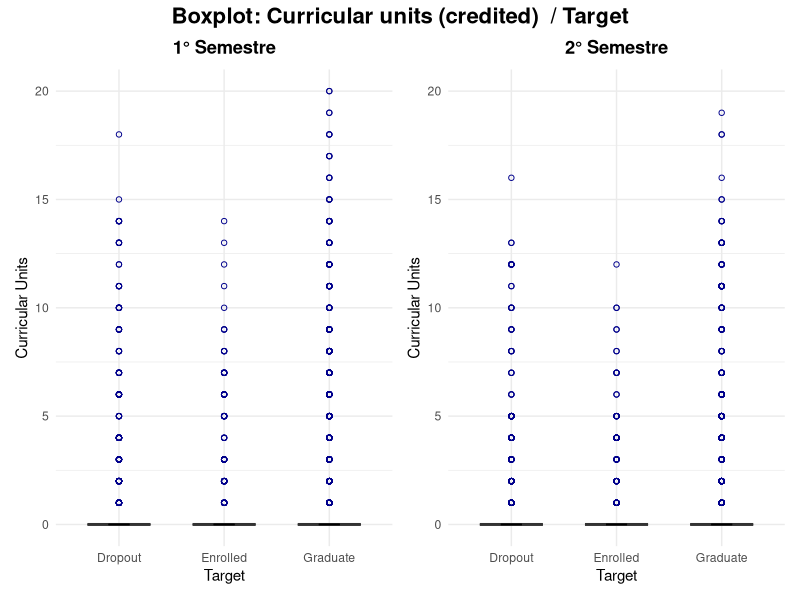
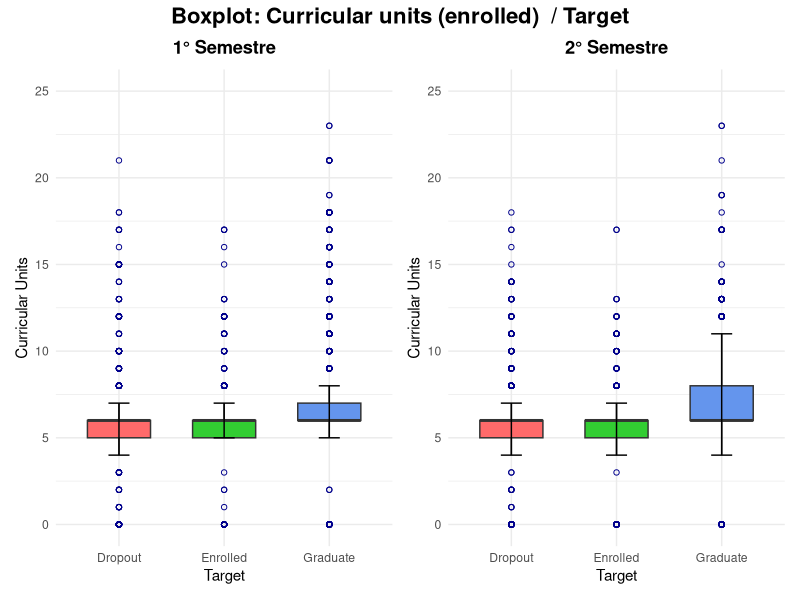
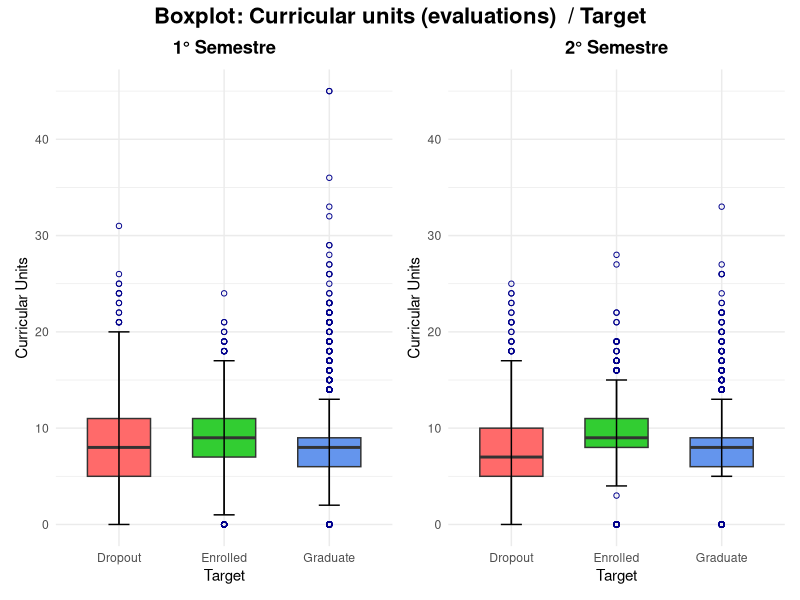
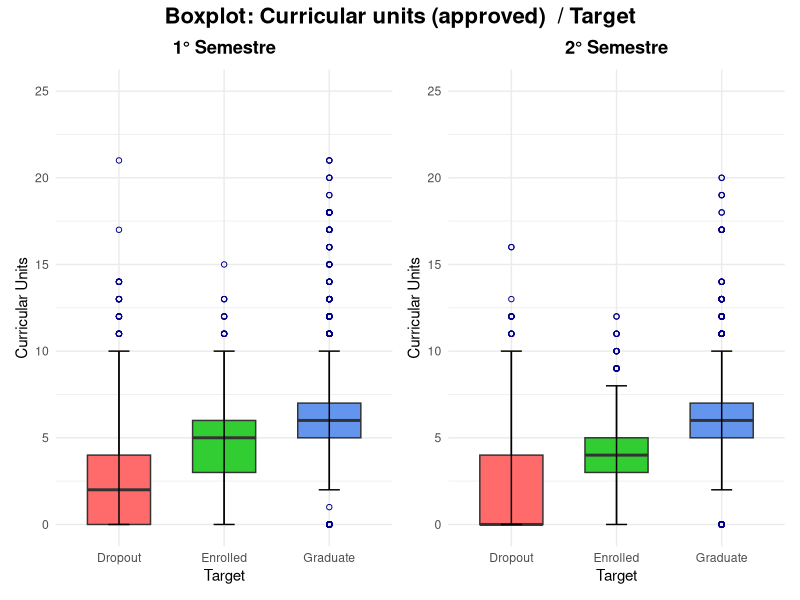
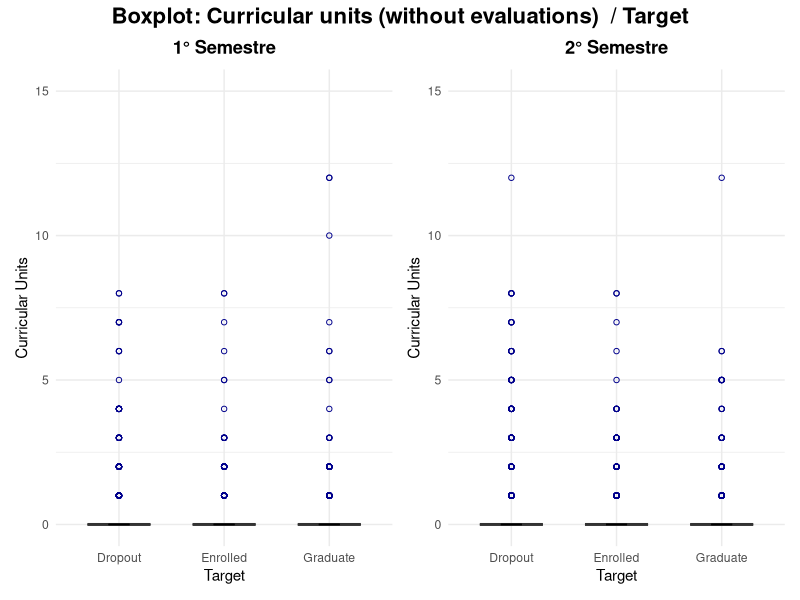
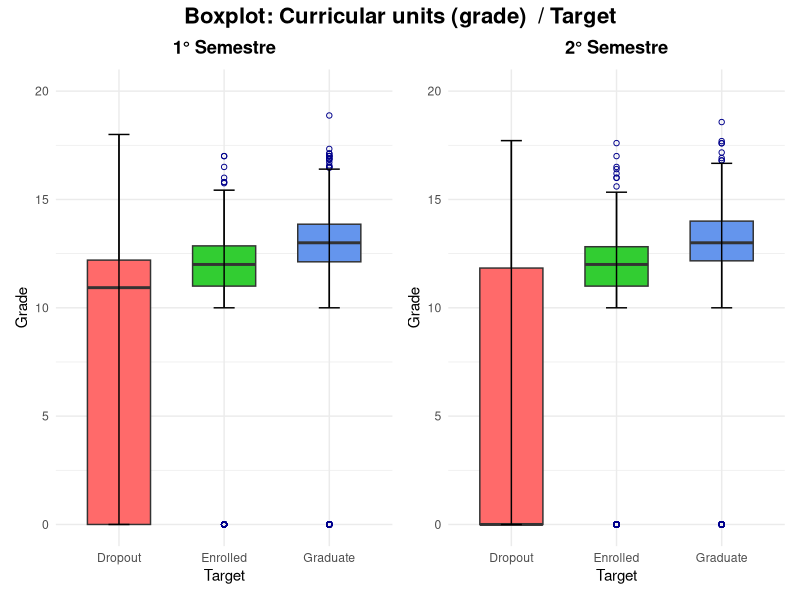

Source code (R) for these figures, in order:
## ---- chunk 1
library(ggplot2)
library(dplyr)
library(patchwork)
library(here)

data <- read.csv(here("dataset/dataMod.csv"), sep = ",", header = TRUE, check.names = FALSE)


# Funzione per creare Boxplot suddivisi per Target
create_boxplot_by_target <- function(features, target, data, output_dir = "Grafici", colors = c("#FF6A6A", "#32CD32", "#6495ED")) {
  if (!dir.exists(output_dir)) {
    dir.create(output_dir)
  }
  
  y_limits <- list(
    "Curricular_units_1st_sem_(approved)" = c(0, 25),
    "Curricular_units_1st_sem_(credited)" = c(0, 20),
    "Curricular_units_1st_sem_(enrolled)" = c(0, 25),
    "Curricular_units_1st_sem_(evaluations)" = c(0, 45),
    "Curricular_units_1st_sem_(grade)" = c(0, 20),
    "Curricular_units_1st_sem_(without_evaluations)" = c(0, 15)
  )
  
  for (feature in features) {
    # Ottieni il nome corrispondente per il 2° semestre
    feature_2nd <- gsub("1st", "2nd", feature)
    
    if (!feature %in% colnames(data) || !feature_2nd %in% colnames(data)) {
      cat("Le feature", feature, "o", feature_2nd, "non sono presenti nel dataset. Boxplot non creati.\n")
      next
    }
    
    cleaned_feature_name <- gsub("_1st_sem_", " ", feature)
    cleaned_feature_name <- gsub("_", " ", cleaned_feature_name)
    
    y_label <- ifelse(grepl("grade", feature, ignore.case = TRUE), "Grade", "Curricular Units")
    
    y_limit <- y_limits[[feature]]
    
    p1 <- ggplot(data, aes(x = .data[[target]], y = .data[[feature]], fill = .data[[target]])) +
      geom_boxplot(notch = FALSE, outlier.color = "darkblue", outlier.shape = 1, width = 0.6) +
      stat_boxplot(geom = "errorbar", width = 0.2, color = "black") +
      scale_fill_manual(values = colors) +
      ylim(y_limit) +  # Imposta i limiti dell'asse y
      labs(title = "1° Semestre",
           x = target,
           y = y_label) +
      theme_minimal() +
      theme(plot.title = element_text(hjust = 0.5, face = "bold", vjust = 2),
            legend.position = "none")
    
    p2 <- ggplot(data, aes(x = .data[[target]], y = .data[[feature_2nd]], fill = .data[[target]])) +
      geom_boxplot(notch = FALSE, outlier.color = "darkblue", outlier.shape = 1, width = 0.6) +
      stat_boxplot(geom = "errorbar", width = 0.2, color = "black") +
      scale_fill_manual(values = colors) +
      ylim(y_limit) +  # Imposta i limiti dell'asse y
      labs(title = "2° Semestre",
           x = target,
           y = y_label) +
      theme_minimal() +
      theme(plot.title = element_text(hjust = 0.5, face = "bold", vjust = 2),
            legend.position = "none")
    
    # Combina i grafici 
    combined_plot <- p1 + p2 + plot_layout(ncol = 2) +
      plot_annotation(
        title = paste("Boxplot:", cleaned_feature_name, " / Target"),
        theme = theme(plot.title = element_text(hjust = 0.5, size = 16, face = "bold"))
      )
    
    # Salvataggio in PDF
    pdf_filename <- paste0(output_dir, "/Boxplot_Target_", gsub(" ", "_", cleaned_feature_name), ".pdf")
    # pdf(pdf_filename, width = 12, height = 6)
    print(combined_plot)
    # dev.off()
    
  }
}



features <- c(
  "Curricular_units_1st_sem_(credited)",
  "Curricular_units_1st_sem_(enrolled)",
  "Curricular_units_1st_sem_(evaluations)",
  "Curricular_units_1st_sem_(approved)",
  "Curricular_units_1st_sem_(without_evaluations)",
  "Curricular_units_1st_sem_(grade)"
)

# Variabile target
target <- "Target"

# Genera i boxplot
create_boxplot_by_target(features, target, data)
